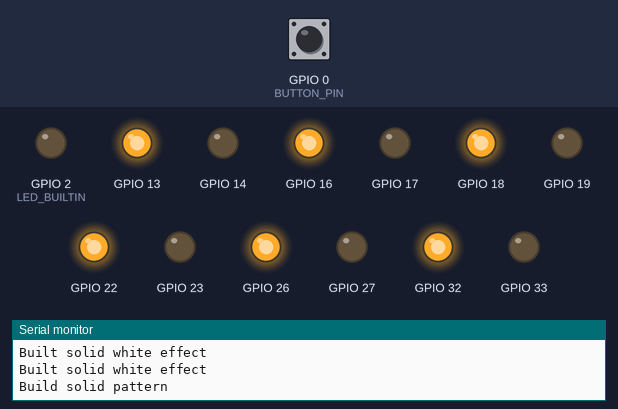
Bench run of a sketch on a simulated ESP32. On the bench: output pins drawn as LEDs (lit = HIGH), the last lines printed to the serial monitor. The test bench sets the inputs (shaded band); at power-on: GPIO 0 (BUTTON_PIN) HIGH.

Above: at 1.2 s.
1.3 s: GPIO 0 (BUTTON_PIN) pulled LOW for 1 s
At 1.81 s:
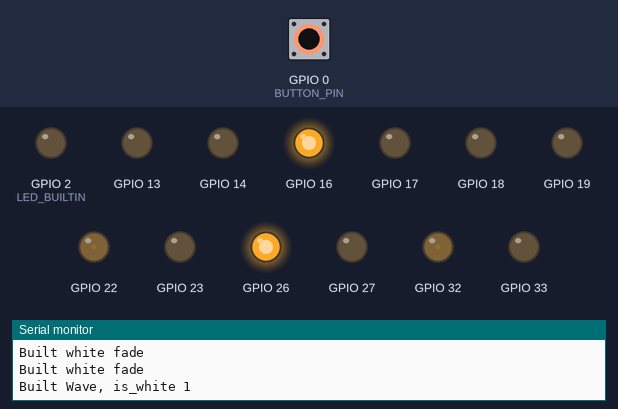
At 2.41 s:
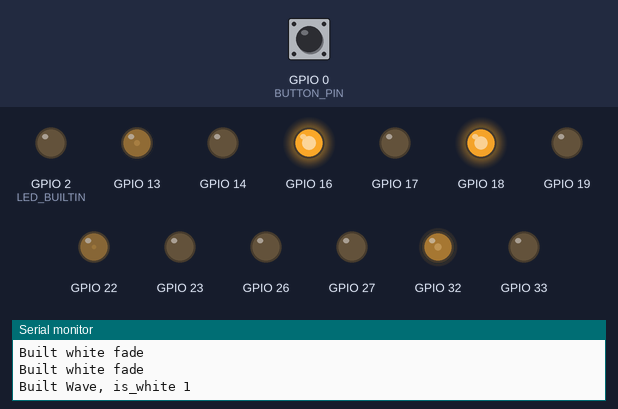
4.3 s: GPIO 0 (BUTTON_PIN) pulled LOW for 0.15 s
At 5.8 s:
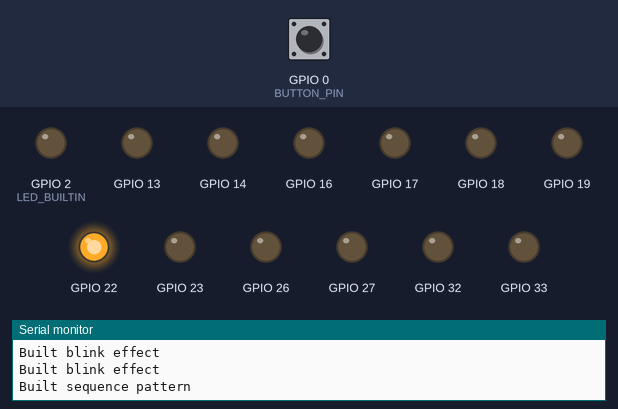
7.4 s: GPIO 0 (BUTTON_PIN) pulled LOW for 0.15 s
At 8.7 s:
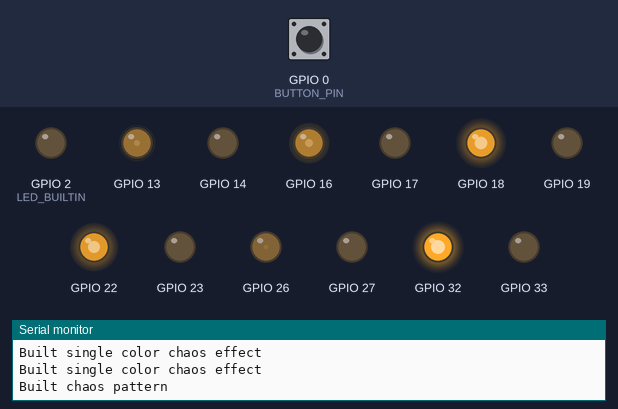
10.4 s: GPIO 0 (BUTTON_PIN) pulled LOW for 3.2 s
Timing chart, 0 to 13.4 s (numbered marks = the images above; inputs shaded):
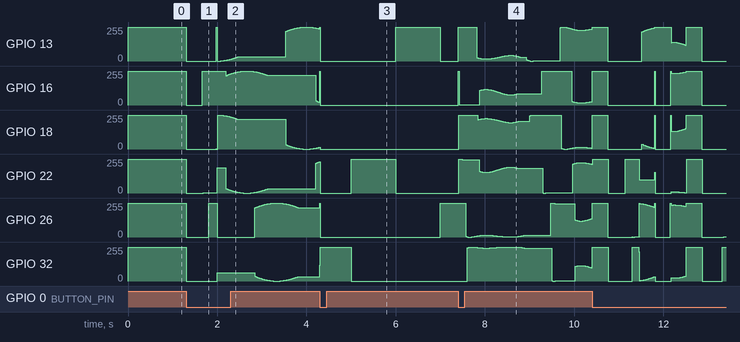

The sketch:

single.ino
```cpp
// our code
#include "LEDStrip.h"
#include "Patterns.h"

// touch settings
#define TOUCH_PIN_MODE 4    // GPIO 4 is a touch pin, will toggle active pattern
#define TOUCH_PIN_COLOR 15  // GPIO 0 is a touch pin, will toggle colour
#define TOUCH_THRESHOLD 50  // values less than this are touches, the normal untouched value is ~70
#define TOUCH_DELAY_MS 350  // wait this long between touch detections, to avoid multiple detections for same press
unsigned long last_touch_time = 0;

// LED strip settings
#define STRIP_0_WHITE 13
#define STRIP_0_COLOUR 14

#define STRIP_1_WHITE 26
#define STRIP_1_COLOUR 27

#define STRIP_2_WHITE 16
#define STRIP_2_COLOUR 17

#define STRIP_3_WHITE 18
#define STRIP_3_COLOUR 19

#define STRIP_4_WHITE 32
#define STRIP_4_COLOUR 33

#define STRIP_5_WHITE 22
#define STRIP_5_COLOUR 23

#define BUTTON_PIN 0


#define NUMBER_OF_STRIPS 6
LEDStrip ledStripArray[NUMBER_OF_STRIPS] = {
  LEDStrip(STRIP_0_WHITE, STRIP_0_COLOUR),
  LEDStrip(STRIP_1_WHITE, STRIP_1_COLOUR),
  LEDStrip(STRIP_2_WHITE, STRIP_2_COLOUR),
  LEDStrip(STRIP_3_WHITE, STRIP_3_COLOUR),
  LEDStrip(STRIP_4_WHITE, STRIP_4_COLOUR),
  LEDStrip(STRIP_5_WHITE, STRIP_5_COLOUR),
};

Pattern* activePattern;

#define TOTAL_MODES 6
int mode = 0;
bool is_white = true;  // should be true for white, false for colour

void setup() {
  // put your setup code here, to run once:
  Serial.begin(115200);  // for debug prints

  pinMode(TOUCH_PIN_MODE, INPUT);
  pinMode(TOUCH_PIN_COLOR, INPUT);
  pinMode(BUTTON_PIN, INPUT);
  pinMode(LED_BUILTIN, OUTPUT);

  // TODO: disable wifi and bluetooth, reduces power draw
  mode = 0;
  const bool is_white = true;  // This supports single colour only
  activePattern = selectActivePattern(mode, is_white, ledStripArray, NUMBER_OF_STRIPS);
}


void loop() {
  unsigned long time_ms = millis();  // get current time

  if (gotButton(BUTTON_PIN)) {    // check if we got a touch, if we did, change mode
    mode++;
    mode %= TOTAL_MODES;
    delete activePattern;  // delete data that will have its reference overwritten, prevent memory leak
    activePattern = selectActivePattern(mode, is_white, ledStripArray, NUMBER_OF_STRIPS);
    digitalWrite(LED_BUILTIN, HIGH);
  }

  activePattern->update(time_ms);  // continually update the active pattern
  delay(1);                        // give processor some chill time, may remove
  digitalWrite(LED_BUILTIN, LOW);
}


Pattern* selectActivePattern(int mode, bool is_white, LEDStrip ledStripArray[], int num_strips) {
  Pattern* pattern;
  Serial.println(mode);
  switch (mode) {

    case 0:  // solid white or colour
      {
        uint8_t brightness = 255;
        Serial.println("Selecting mode 0");
        pattern = new SolidPattern(ledStripArray, num_strips, brightness, is_white);
        return pattern;
      }
    case 1:  // off
      {
        uint8_t brightness = 0;
        Serial.println("Selecting mode 1");
        pattern = new SolidPattern(ledStripArray, num_strips, brightness, is_white);
        return pattern;
      }
    case 2:  // wave
      {
        Serial.println("Selecting mode 2");
        float frequency = 1.;  // Hz
        pattern = new WavePattern(ledStripArray, num_strips, frequency, is_white);
        return pattern;
      }
    case 3:  // slow wave
      {
        Serial.println("Selecting mode 3");
        float frequency = .25;  // Hz
        pattern = new WavePattern(ledStripArray, num_strips, frequency, is_white);
        return pattern;
      }
    case 4:  // sequence
      {
        Serial.println("Selecting mode 4");
        int period_ms = 6000;
        uint8_t brightness = 255;
        pattern = new SequencePattern(ledStripArray, num_strips, period_ms, brightness, is_white);
        return pattern;
      }
    case 5:  // chaos
      {
        Serial.println("Selecting mode 5");
        pattern = new ChaosPatternSingleColor(ledStripArray, num_strips, is_white);
        return pattern;
      }
  }
}

bool gotButton(int pin) {
  // check if the touch mode sensor has been triggered
  int val = digitalRead(pin); // 1 if open, 0 if closed
  // Serial.print("------------ ");
  // Serial.println(val);
  unsigned long current_time = millis();
  if (!val && current_time - last_touch_time > TOUCH_DELAY_MS) {
    last_touch_time = current_time;
    Serial.print("Got touch for pin ");
    Serial.println(pin);
    return true;
  } else {
    return false;
  }
}
```

Effects.h
```cpp
#pragma once
#include "LEDStrip.h"


class Effect {

  // An effect controls the colour/brightness/timing for a single LEDStrip.
  // An effect should inherit from the abstract base class Effect, which enforces a common interface
  // for effects. The constructor of the derived class must take an parameters used for running the
  // effect (ex: freqency, brightness), and the update method must be overridden to acheive the desired effect.

protected:
  LEDStrip ledStrip;

public:
  Effect(){};  // default constructor so an empty array of Effects can be initialized

  Effect(LEDStrip ledStrip)
    : ledStrip(ledStrip) {}
  void virtual update(unsigned long time_ms) {}  // takes the current time in millis()
};

class FadeEffect : public Effect {

  // fade on and off

private:
  float frequency;    // how many oscillations per second, can be fractional
  float phase_angle;  // in degrees

public:

  FadeEffect(LEDStrip ledStrip, float frequency, float phase_angle, bool is_white)
    : Effect(ledStrip), frequency(frequency), phase_angle(phase_angle) {

    if (is_white) {
      Serial.println("Built white fade");
      this->ledStrip.setWhite();
    } else {
      Serial.println("Built colour fade");
      this->ledStrip.setColour();
    }
  }

  void update(unsigned long time_ms) override {
    float time_in_seconds = time_ms / 1000.0;
    float phase_angle_radians = PI / 180 * this->phase_angle;
    float angle = TWO_PI * time_in_seconds * this->frequency;
    float val = cos(angle + phase_angle_radians);  // val is -1 to 1, need to map to 0-255
    val = (val + 1) / 2 * 255;
    this->ledStrip.setBrightness(int(val));
  }
};


class AlternateEffect : public Effect {

  // alternate between white and coloured with a certain frequency
  // if freqency is set over ~30, it will look like both are on at the same time.

private:
  float frequency;  // number of times per second to change between white and coloured
  unsigned long last_time;
  bool isWhite;
public:

  AlternateEffect(LEDStrip ledStrip, float frequency, uint8_t brightness)
    : Effect(ledStrip), frequency(frequency) {
    this->ledStrip.setBrightness(brightness);
    this->last_time = 0;
    this->isWhite = true;  // start white
  };

  void update(unsigned long time_ms) override {

    if (time_ms - this->last_time > 1. / frequency * 1000) {
      this->isWhite = !this->isWhite;  // flip colour
      this->last_time = time_ms;       // update last time
      if (isWhite) {
        this->ledStrip.setWhite();
      } else {
        this->ledStrip.setColour();
      }
    }
  }
};

class BlinkEffect : public Effect {

private:
  float period;       // time in ms for pattern to repeat
  float duty_cycle;   // [0-1] how much of the period to be on for
  float phase_ratio;  // [0-1] offset fraction of the period
  uint8_t brightness;
  unsigned long last_time;
  int delay;
  bool is_white;

public:
  BlinkEffect(LEDStrip ledStrip, float period_ms, float duty_cycle, float phase_ratio, uint8_t brightness, bool is_white)
    : Effect(ledStrip), period(period_ms), duty_cycle(duty_cycle), phase_ratio(phase_ratio), brightness(brightness), is_white(is_white) {

    if (is_white)
      this->ledStrip.setWhite();
    else
      this->ledStrip.setColour();
    this->ledStrip.setBrightness(brightness);
    this->last_time = 0;
    this->delay = this->period * this->phase_ratio;

    Serial.println("Built blink effect");
  }

  void update(unsigned long time_ms) override {
    // Serial.println("Updating blink effect");

    unsigned long delta = time_ms - this->last_time;


    if (delta < delay) {
      //Serial.println("Set low");
      this->ledStrip.setBrightness(0);
    } else if (delta < delay + this->period * this->duty_cycle) {  // in the high time of the duty cycle
      //Serial.println("Set high");
      this->ledStrip.setBrightness(this->brightness);
    } else if (delta < this->period) {  // in the low part of the duty cycle
      //Serial.println("Set low");
      this->ledStrip.setBrightness(0);
    } else {
      this->last_time = time_ms;  // time to move to the next period
    }
  }
};


class SolidEffect : public Effect {

public:
  SolidEffect(LEDStrip ledStrip, uint8_t brightness, bool is_white)
    : Effect(ledStrip) {
    if (is_white) {
      this->ledStrip.setWhite();
      Serial.println("Built solid white effect");
    } else {
      this->ledStrip.setColour();
      Serial.println("Built solid colour effect");
    }
    this->ledStrip.setBrightness(brightness);
  }
  void update(unsigned long time_ms) override {
    //Serial.println("updating solid effect");
    return;
  }
};


class ChaosEffect : public Effect {

private:
  float speed;     // how quickly the effect is modulated, should be around .002
  float rng_seed;  // init conditions for the pattern, should be [-10, 10]

public:
  ChaosEffect(LEDStrip ledStrip, float speed, float rng_seed)
    : Effect(ledStrip), speed(speed), rng_seed(rng_seed) {

    this->ledStrip.setWhite();
    this->ledStrip.setBrightness(255);
    Serial.println("Built chaos effect");
  }

  void update(unsigned long time_ms) override {

    float x = time_ms % 120000;  // repeats every 2 mins, just so pattern doesn't degenerate
    x = this->speed * x;

    float sin_x = sin(pow(x, 1.1));
    float r = sin(sin_x + x + this->rng_seed);

    if (r > 0) {
      this->ledStrip.setWhite();
    } else {
      this->ledStrip.setColour();
    }

    int brightness = int(abs(255 * r));
    this->ledStrip.setBrightness(brightness);
    return;
  }
};


class ChaosEffectSingleColor : public Effect {

private:
  float speed;     // how quickly the effect is modulated, should be around .002
  float rng_seed;  // init conditions for the pattern, should be [-10, 10]
  bool is_white;  // use white or multicolor for the effect

public:
  ChaosEffectSingleColor(LEDStrip ledStrip, float speed, float rng_seed, bool is_white)
    : Effect(ledStrip), speed(speed), rng_seed(rng_seed), is_white(is_white) {

    if (this->is_white) {
      this->ledStrip.setWhite();
    } else {
      this->ledStrip.setColour();
    }

    this->ledStrip.setBrightness(255);
    Serial.println("Built single color chaos effect");
  }

  void update(unsigned long time_ms) override {

    float x = time_ms % 120000;  // repeats every 2 mins, just so pattern doesn't degenerate
    x = this->speed * x;

    float sin_x = sin(pow(x, 1.1));
    float r = sin(sin_x + x + this->rng_seed);

    // normalize between 0 and 1
    r = (r + 1) / 2;
    int brightness = int(abs(255 * r));
    this->ledStrip.setBrightness(brightness);
    return;
  }
};
```

LEDStrip.h
```cpp
#include "esp32-hal-gpio.h"
#pragma once

class LEDStrip {
  // A class that acts as an interface for controlling a single LEDStrip of fairy lights.
  // The pins given in the constructor should be PWM pins that drive the H-bridge powering
  // the LEDStrip.

private:
  uint8_t whitePin;
  uint8_t colourPin;
  uint8_t currentBrightness;
  uint8_t activePin;
  uint8_t inactivePin;

public:
  LEDStrip(){};  // default constructor so empty object can be initialized
  LEDStrip(uint8_t whitePin, uint8_t colourPin)
    : whitePin(whitePin), colourPin(colourPin) {
    this->currentBrightness = 0;
    pinMode(whitePin, OUTPUT);  // set pin mode to output, (defaults to output typically, but good practice)
    pinMode(colourPin, OUTPUT);
    analogWrite(this->whitePin, 0);  // set both pins to low, so strip starts off
    analogWrite(this->colourPin, 0);
    setWhite();  // set the strip to start as white
  }

  void setWhite() {
    this->activePin = this->whitePin;
    this->inactivePin = this->colourPin;
    setBrightness(this->currentBrightness);
  }

  void setColour() {
    this->activePin = this->colourPin;
    this->inactivePin = this->whitePin;
    setBrightness(this->currentBrightness);
  }

  void setBrightness(uint8_t brightnessLevel) {     // brightness from 0-255
    analogWrite(this->inactivePin, 0);              // ensure inactive pin is off
    analogWrite(this->activePin, brightnessLevel);  // set to brightness level
    this->currentBrightness = brightnessLevel;
  }
};
```

Patterns.h
```cpp
#include "HardwareSerial.h"
#pragma once
#include "Effects.h"
#include "LEDStrip.h"

class Pattern {

  // Patterns combine multiple effects (expecting 6) in a synchronized way
  // A Pattern should inherit from Pattern (gives the update method), and its constructor
  // must take (LEDStrip ledStripArray[], int num_strips) and can optionally take other arguments
  // to set up the effects in the desired way. The constructor of the derived class must fill in
  // every element of the effectArray defined in Pattern.

protected:

  int num_strips;
  Effect** effectArray;

public:
  Pattern(int num_strips)  // must be overridden in derived classes to create the appropirate
                           // effectArray from additional args in the constructor
    : num_strips(num_strips) {
    this->effectArray = new Effect*[num_strips];
  }

  void update(unsigned long tims_ms) {  // takes current time in ms
    //Serial.println("Updating pattern");
    for (int i = 0; i < num_strips; i++) {
      this->effectArray[i]->update(tims_ms);
    }
  }

  ~Pattern() {
    delete[] effectArray;
  }
};

class SolidPattern : public Pattern {

public:
  SolidPattern(LEDStrip ledStripArray[], int num_strips, uint8_t brightness, bool is_white)
    : Pattern(num_strips) {
    for (int i = 0; i < num_strips; i++) {
      effectArray[i] = new SolidEffect(ledStripArray[i], brightness, is_white);
    }
    Serial.println("Build solid pattern");
  }
};


class SequencePattern : public Pattern {

public:
  SequencePattern(LEDStrip ledStripArray[], int num_strips, int period_ms, uint8_t brightness, bool is_white)
    : Pattern(num_strips) {

    float duty_cycle = 1.0 / num_strips;
    float phase_ratio = 1.0 / num_strips;

    for (int i = 0; i < num_strips; i++) {
      effectArray[i] = new BlinkEffect(ledStripArray[i], period_ms, duty_cycle, i * phase_ratio, brightness, is_white);
    }
    Serial.println("Built sequence pattern");
  }
};

class WavePattern : public Pattern {
public:
  WavePattern(LEDStrip ledStripArray[], int num_strips, float frequency, bool is_white)
    : Pattern(num_strips) {
    for (int i = 0; i < num_strips; i++) {
      effectArray[i] = new FadeEffect(ledStripArray[i], frequency, i * 360.0 / num_strips, is_white);
    }
    Serial.print("Built Wave, is_white ");
    Serial.println(is_white);
  }
};


class ChaosPattern : public Pattern {
public:
  ChaosPattern(LEDStrip ledStripArray[], int num_strips)
    : Pattern(num_strips) {
    float speed = .002;
    for (int i = 0; i < num_strips; i++) {
      effectArray[i] = new ChaosEffect(ledStripArray[i], speed, float(i));
    }
    Serial.println("Built chaos pattern");
  }
};


class ChaosPatternSingleColor : public Pattern {
public:
  ChaosPatternSingleColor(LEDStrip ledStripArray[], int num_strips, bool is_white)
    : Pattern(num_strips) {
    float speed = .002;
    for (int i = 0; i < num_strips; i++) {
      effectArray[i] = new ChaosEffectSingleColor(ledStripArray[i], speed, float(i), is_white);
    }
    Serial.println("Built chaos pattern");
  }
};
```
